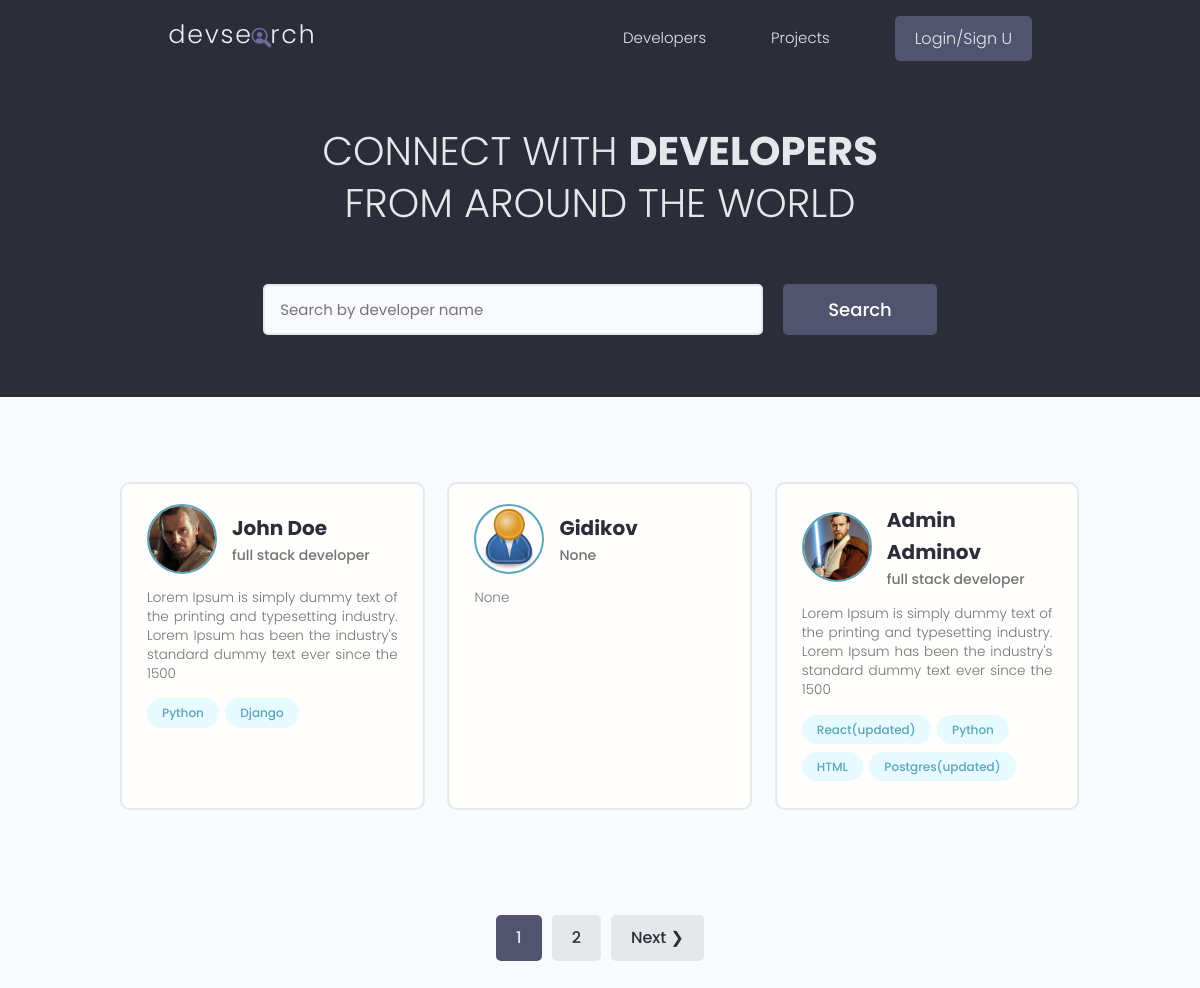
The page / on the database its author committed.
### users/models.py (models this page shows, shortened)
class Profile(models.Model):
    user = models.OneToOneField(User, on_delete=models.CASCADE, null=True,blank= True)
    name = models.CharField(max_length=200, blank = True,null=True)
    email = models.EmailField(max_length=500,blank = True,null=True)
    username =models.CharField(max_length=200, blank = True,null=True)
    location =models.CharField(max_length=200, blank = True,null=True)
    short_intro = models.CharField(max_length=200,blank=True,null=True)
    bio=models.TextField(blank=True,null=True)
    profile_image= models.ImageField(null= True, blank=True, upload_to="profiles/",default="profiles/user-default.png")
    social_github = models.CharField(max_length=200, blank = True,null=True)
    social_linkin = models.CharField(max_length=200, blank = True,null=True)
    social_youtube = models.CharField(max_length=200, blank = True,null=True)
    social_website = models.CharField(max_length=200, blank = True,null=True)
    id = models.UUIDField(default=uuid.uuid4,unique=True,primary_key=True,editable=True)

class Skill(models.Model):
    owner = models.ForeignKey(Profile,on_delete=models.CASCADE,null=True,blank=True)
    name =  models.CharField(max_length=200, blank = True,null=True)
    description = models.TextField(null= True,blank = True)
    created = models.DateTimeField(auto_now_add=True)
    id = models.UUIDField(default=uuid.uuid4,unique= True,primary_key=True,editable=False)
    def __str__(self):
        return (self.name)

### users/views.py (the view)
# urls.py: path("",views.profiles, name="profiles"),
def profiles(request):
    profiles,search_query = searchProfiles(request)
    custom_range,profiles = paginateProfiles(request,profiles,1)
    context = {"profiles":profiles,"search_query" : search_query, "custom_range":custom_range}
    return render(request, "users/profiles.html",context)

### users/utils.py (called while the page is built)
def searchProfiles(request):
    search_query=""
    if request.GET.get("search_query"):
        search_query = request.GET.get("search_query")
    skills = Skill.objects.filter(name__icontains=search_query)
    profiles = Profile.objects.distinct().filter(Q(name__icontains=search_query) |
    Q(short_intro__icontains=search_query) |
    Q(skill__in=skills)
    )
    return profiles,search_query

def paginateProfiles(request,profiles,results):
    page = request.GET.get("page")
    results = 3
    paginator = Paginator(profiles,results)
    try:
        profiles = paginator.page(page)
    except PageNotAnInteger:
        page=1
        profiles = paginator.page(page)
    except EmptyPage:
        page=paginator.num_pages
        profiles = paginator.page(page)
    leftIndex = (int(page)-4 )
    if leftIndex < 1:
        leftIndex = 1
    rightIndex = (int(page)+5)
    if rightIndex > paginator.num_pages:
        rightIndex = paginator.num_pages + 1
    custom_range=range(leftIndex,rightIndex)
    return custom_range, profiles

### users/templates/users/profiles.html (shortened to what this page needs)
{% extends "main.html" %}
{% block content %}
<main class="home">
  <section class="hero-section text-center">
    <div class="container container--narrow">
      <div class="hero-section__box">
        <h2>CONNECT WITH <span>DEVELOPERS</span></h2>
        <h2>FROM AROUND THE WORLD</h2>
      </div>
      <div class="hero-section__search">
        <form id="searchForm" class="form" action="{% url "profiles"%}" method="get">
          <div class="form__field">
            <input class="input input--text" id="formInput#search" type="text" name="search_query"
            value ="{{search_query}}"  placeholder="Search by developer name" />
          </div>
          <input class="btn btn--sub btn--lg" type="submit" value="Search" />
        </form>
      </div>
    </div>
  </section>
  <section class="devlist">
    <div class="container">
      <div class="grid grid--three">
        {% for profile in profiles %}
        <div class="column card">
          <div class="dev">
            <a href="{% url "user-profile" profile.id %}" class="card__body">
              <div class="dev__profile">
                <img class="avatar avatar--md" src= "{{ profile.profile_image.url }}"alt="image" />
                <div class="dev__meta">
                  <h3>{{ profile.name }}</h3>
                  <h5>{{profile.short_intro|slice:"60"}}</h5>
                </div>
              </div>
              <p class="dev__info">
              {{ profile.bio|slice:"150" }}
              </p>
              <div class="dev__skills">
                {% for skill in profile.skill_set.all|slice:"5" %}
                <span class="tag tag--pill tag--main">
                  <small>{{skill}}</small>
                </span>
                  {% endfor%}
              </div>
            </a>
          </div>
        </div>
        {% endfor %}
      </div>
    </div>
  </section>
  {% include "pagination.html" with queryset=profiles custom_range=custom_range %}
</main>
{% endblock content %}

### templates/main.html (shortened to what this page needs)
<!DOCTYPE html>
{% load static %}
<html lang="en" dir="ltr">
  <head>
    <link rel="stylesheet" href="https://cdn.iconmonstr.com/1.3.0/css/iconmonstr-iconic-font.min.css" />
    <link rel="stylesheet" href="{% static 'uikit/styles/uikit.css' %}" />
    <link rel="stylesheet" href="{% static 'styles/app.css' %}"/>
  </head>
  <body>
    {% include "navbar.html" %}
    {% block content %}
    {% endblock content %}
  </body>
</html>

### templates/navbar.html (shortened to what this page needs)
{% load static %}
<header class="header">
  <div class="container container--narrow">
    <a href="{% url 'profiles' %}" class="header__logo">
      <img src="{% static 'images/logo.svg' %}" alt="DevSearch Logo" />
    </a>
    <nav class="header__nav">
      <ul class="header__menu">
        <li class="header__menuItem"><a href="{% url 'profiles' %}">Developers</a></li>
        <li class="header__menuItem"><a href="{% url 'projects' %}">Projects</a></li>
        {% if request.user.is_authenticated %}
          <li class="header__menuItem"><a href="{% url 'inbox' %}">Inbox</a></li>
          <li class="header__menuItem"><a href="{% url 'account' %}">Account</a></li>
          <li class="header__menuItem"><a href="{% url 'logout' %}" class="btn btn--sub">Logout</a></li>
        {% else %}
          <li class="header__menuItem"><a href="{% url 'login' %}" class="btn btn--sub">Login/Sign U</a></li>
        {% endif %}
      </ul>
    </nav>
  </div>
</header>

### templates/pagination.html (shortened to what this page needs)
{% if  queryset.has_other_pages %}
<div class="pagination">
  <ul class= "container">
    {% for page in custom_range %}
    {% if page == queryset.number %}
    <li><a href="?page={{page}}" class="btn page-link btn--sub" data-page="{{page}}">{{page}}</a>
    </li>
    {%else%}
        <li><a href="?page={{page}}" class="btn page-link" data-page="{{page}}">{{page}}</a>
        </li>
    {% endif %}
    {% endfor %}
    {% if queryset.has_next %}
        <li><a href="?page={{queryset.next_page_number}}" class="btn page-link" data-page="{{queryset.next_page_number}}">Next &#10095;</a>
        </li>
    {% endif %}
  </ul>
</div>
{% endif %}

### static/styles/app.css (style rules this page uses)
:root { --color-sub: #2d2d39; }
.btn--sub { background-color: var(--color-sub-light); }
.card { border: 2px solid var(--color-light); }
img { width: 100%; }
.header { position: sticky; z-index: 111; background-color: var(--color-sub); padding: 1.5rem 0; }
.header > .container { display: flex; justify-content: space-between; align-items: center; }
.header__logo > img { height: 3.8rem; }
.header__nav > ul { display: inline-flex; align-items: center; list-style: none; gap: 6.5rem; }
.header__menuItem > a { color: var(--color-light); font-weight: 300; }
.hero-section { height: 40vh; display: flex; align-items: center; background-color: var(--color-sub); }
.hero-section__box { margin-bottom: 4rem; }
.hero-section__box > h2, .hero-section__box > h2 > span { font-size: 4rem; color: var(--color-light); line-height: 1.3; text-transform: uppercase; }
.hero-section__box > h2 { font-weight: 300; }
.hero-section__box > h2 > span { font-weight: 700; }
.hero-section__search > .form { display: flex; align-items: center; justify-content: center; gap: 2rem; }
.hero-section__search > .form input.input--text { width: 50rem; }
.devlist { margin-top: 8rem; }
.devlist .grid { align-items: stretch; }
.devlist .dev .dev__profile { display: flex; align-items: center; gap: 1.5rem; }
.devlist .dev .dev__meta h3 { color: var(--color-sub); font-size: 2rem; font-weight: 700; }
.devlist .dev .dev__meta h5 { color: var(--color-text); font-size: 1.4rem; font-weight: 500; }
.devlist .dev .dev__info { margin: 1.5rem 0; font-size: 1.35rem; line-height: 1.4; text-align: justify; }
.pagination { margin-top: 8rem; margin-bottom: 10rem; }
.pagination > ul { flex-wrap: wrap; list-style: none; display: flex; align-items: center; justify-content: center; gap: 1rem; }
.pagination .btn { color: var(--color-sub); }
.pagination .btn.btn--sub { color: var(--color-light); }

### static/uikit/styles/modules/_variables.css (style rules this page uses)
:root { --color-main: #5aa5b9; --color-main-light: #e6faff; --color-sub: #3f4156; --color-sub-light: #51546e; --color-sub-lighter: #ededfd; --color-text: #737373; --color-gray: #8b8b8b; --color-light: #e5e7eb; --color-light-gray: #767676; --color-bg: #f8fafd; --color-white: #fffefd; --color-white-light: #f3f3f3; --color-success: #359e64; --color-success-bg: #def8e8; --color-error: #fc4b0b; --color-error-bg: #fff2ee; --font-base: 'Poppins', arial, helvetica, 'Segoe UI', roboto, ubuntu, sans-serif; --font-monospace: 'Fira Code', 'Courier New', courier, monospace; --font-regular: 300; --font-medium: 500; --font-bold: 700; --generic-shadow: 1px 1px 5px #00000010; --generic-transition: all 0.3s ease-in-out; }

### static/uikit/styles/modules/_base.css (style rules this page uses)
* { margin: 0; padding: 0; box-sizing: border-box; text-rendering: optimizeLegibility; color: inherit; font-size: inherit; }
html { font-size: 50%; }
@media only screen and (min-width: 480px) { html { font-size: 56.25%; } }
@media only screen and (min-width: 1200px) { html { font-size: 62.5%; } }
body { line-height: 1.6; font-weight: 400; font-size: 1.5rem; color: var(--color-text); background-color: var(--color-bg); min-height: 100vh; }

### static/uikit/styles/modules/_typography.css (style rules this page uses)
* { font-family: var(--font-base); }
h2 { font-size: 3.6rem; font-weight: var(--font-bold); }
h3 { font-size: 3.2rem; font-weight: var(--font-medium); }
h5 { font-size: 2.4rem; font-weight: var(--font-medium); }
h5, h6 { font-weight: var(--font-regular); }
p, span, strong { font-size: 1.6rem; color: var(--color-text); font-weight: var(--font-regular); }
a { padding-bottom: 2px; text-decoration: none; display: inline-block; color: var(--color-main); font-weight: var(--font-medium); }

### static/uikit/styles/modules/_utilities.css (style rules this page uses)
.container { width: 92%; max-width: 165rem; margin: 0 auto; box-sizing: border-box; }
.container--narrow { width: 92%; max-width: 120rem; }
@media screen and (min-width: 1000px) { .container { width: 90%; } }
@media screen and (min-width: 1000px) { .container--narrow { width: 85%; } }
@media screen and (min-width: 1200px) { .container { width: 80%; } }
@media screen and (min-width: 1200px) { .container--narrow { width: 72%; } }
.text-center { text-align: center; }

### static/uikit/styles/modules/_avatar.css (style rules this page uses)
.avatar { border-radius: 50%; border: 2px solid var(--color-main); object-fit: cover; }
.avatar--md { height: 7rem; width: 7rem; }

### static/uikit/styles/modules/_card.css (style rules this page uses)
.card { border-radius: 1rem; background-color: var(--color-white); border: 1.5px solid var(--color-light); width: auto; height: auto; margin-top: 0.5rem; margin-bottom: 0.5rem; overflow: hidden; }
.card__body, .card__header { padding: 2rem 2.5rem; }

### rows shown on the page
Profile: profile_image (picture), name "John Doe", short_intro "full stack developer", bio "Lorem Ipsum is simply dummy text of the printing and typesetting industry. Lorem Ipsum has been the industry's standard dummy text ever since the 1500"
Skill: name "Python"
Skill: name "Django"
Profile: profile_image (placeholder picture), name "Gidikov", short_intro "None", bio "None"
Profile: profile_image (picture), name "Admin Adminov", short_intro "full stack developer", bio "Lorem Ipsum is simply dummy text of the printing and typesetting industry. Lorem Ipsum has been the industry's standard dummy text ever since the 1500"
Skill: name "React(updated)"
Skill: name "Python"
Skill: name "HTML"
Skill: name "Postgres(updated)"

### other values the page prints
{{ page }} "1"
{{ page }} "2"
